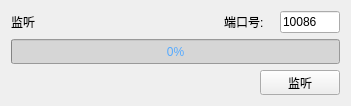
<?xml version="1.0" encoding="UTF-8"?>
<ui version="4.0">
 <class>Server</class>
 <widget class="QWidget" name="Server">
  <property name="geometry">
   <rect>
    <x>0</x>
    <y>0</y>
    <width>351</width>
    <height>100</height>
   </rect>
  </property>
  <property name="windowTitle">
   <string>Form</string>
  </property>
  <layout class="QVBoxLayout" name="verticalLayout">
   <item>
    <widget class="QWidget" name="widget_2" native="true">
     <layout class="QHBoxLayout" name="horizontalLayout_2">
      <property name="leftMargin">
       <number>0</number>
      </property>
      <property name="topMargin">
       <number>0</number>
      </property>
      <property name="rightMargin">
       <number>0</number>
      </property>
      <property name="bottomMargin">
       <number>0</number>
      </property>
      <item>
       <widget class="QLabel" name="label_server">
        <property name="maximumSize">
         <size>
          <width>16777215</width>
          <height>35</height>
         </size>
        </property>
        <property name="text">
         <string>监听</string>
        </property>
       </widget>
      </item>
      <item>
       <widget class="QLabel" name="label">
        <property name="maximumSize">
         <size>
          <width>50</width>
          <height>25</height>
         </size>
        </property>
        <property name="text">
         <string>端口号:</string>
        </property>
       </widget>
      </item>
      <item>
       <widget class="QLineEdit" name="line_serverPort">
        <property name="maximumSize">
         <size>
          <width>60</width>
          <height>25</height>
         </size>
        </property>
        <property name="text">
         <string>10086</string>
        </property>
       </widget>
      </item>
     </layout>
    </widget>
   </item>
   <item>
    <widget class="QProgressBar" name="progressBar">
     <property name="minimumSize">
      <size>
       <width>0</width>
       <height>25</height>
      </size>
     </property>
     <property name="maximumSize">
      <size>
       <width>16777215</width>
       <height>25</height>
      </size>
     </property>
     <property name="contextMenuPolicy">
      <enum>Qt::ActionsContextMenu</enum>
     </property>
     <property name="styleSheet">
      <string notr="true">background-color: rgb(214, 214, 214);
color: rgb(85, 170, 255);</string>
     </property>
     <property name="value">
      <number>0</number>
     </property>
    </widget>
   </item>
   <item>
    <widget class="QWidget" name="widget" native="true">
     <layout class="QHBoxLayout" name="horizontalLayout">
      <property name="leftMargin">
       <number>0</number>
      </property>
      <property name="topMargin">
       <number>0</number>
      </property>
      <property name="rightMargin">
       <number>0</number>
      </property>
      <property name="bottomMargin">
       <number>0</number>
      </property>
      <item>
       <spacer name="horizontalSpacer">
        <property name="orientation">
         <enum>Qt::Horizontal</enum>
        </property>
        <property name="sizeHint" stdset="0">
         <size>
          <width>40</width>
          <height>20</height>
         </size>
        </property>
       </spacer>
      </item>
      <item>
       <widget class="QPushButton" name="btn_listen">
        <property name="minimumSize">
         <size>
          <width>0</width>
          <height>25</height>
         </size>
        </property>
        <property name="text">
         <string>监听</string>
        </property>
       </widget>
      </item>
     </layout>
    </widget>
   </item>
  </layout>
 </widget>
 <resources/>
 <connections/>
</ui>
